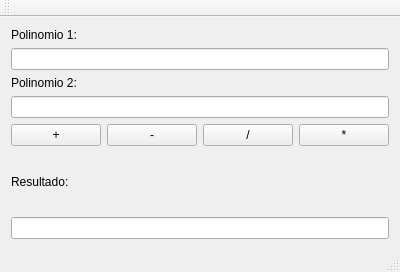
<?xml version="1.0" encoding="UTF-8"?>
<ui version="4.0">
 <class>Polinomios</class>
 <widget class="QMainWindow" name="Polinomios">
  <property name="geometry">
   <rect>
    <x>0</x>
    <y>0</y>
    <width>400</width>
    <height>272</height>
   </rect>
  </property>
  <property name="minimumSize">
   <size>
    <width>400</width>
    <height>272</height>
   </size>
  </property>
  <property name="maximumSize">
   <size>
    <width>400</width>
    <height>272</height>
   </size>
  </property>
  <property name="windowTitle">
   <string>Polinomios</string>
  </property>
  <widget class="QWidget" name="centralWidget">
   <layout class="QGridLayout" name="gridLayout">
    <item row="0" column="0">
     <layout class="QVBoxLayout" name="verticalLayout">
      <item>
       <widget class="QLabel" name="label">
        <property name="text">
         <string>Polinomio 1:</string>
        </property>
       </widget>
      </item>
      <item>
       <widget class="QLineEdit" name="_txtPol1"/>
      </item>
      <item>
       <widget class="QLabel" name="label_2">
        <property name="text">
         <string>Polinomio 2:</string>
        </property>
       </widget>
      </item>
      <item>
       <widget class="QLineEdit" name="_txtPol2"/>
      </item>
     </layout>
    </item>
    <item row="2" column="0">
     <layout class="QVBoxLayout" name="verticalLayout_2">
      <item>
       <widget class="QLabel" name="label_3">
        <property name="text">
         <string>Resultado:</string>
        </property>
       </widget>
      </item>
      <item>
       <widget class="QLineEdit" name="_txtRes">
        <property name="enabled">
         <bool>true</bool>
        </property>
       </widget>
      </item>
     </layout>
    </item>
    <item row="1" column="0">
     <layout class="QHBoxLayout" name="horizontalLayout">
      <item>
       <widget class="QPushButton" name="_cmdSuma">
        <property name="text">
         <string>+</string>
        </property>
       </widget>
      </item>
      <item>
       <widget class="QPushButton" name="_cmdResta">
        <property name="text">
         <string>-</string>
        </property>
       </widget>
      </item>
      <item>
       <widget class="QPushButton" name="_cmdDivsion">
        <property name="text">
         <string>/</string>
        </property>
       </widget>
      </item>
      <item>
       <widget class="QPushButton" name="_cmdMulti">
        <property name="text">
         <string>*</string>
        </property>
       </widget>
      </item>
     </layout>
    </item>
   </layout>
  </widget>
  <widget class="QMenuBar" name="menuBar">
   <property name="geometry">
    <rect>
     <x>0</x>
     <y>0</y>
     <width>400</width>
     <height>22</height>
    </rect>
   </property>
  </widget>
  <widget class="QToolBar" name="mainToolBar">
   <attribute name="toolBarArea">
    <enum>TopToolBarArea</enum>
   </attribute>
   <attribute name="toolBarBreak">
    <bool>false</bool>
   </attribute>
  </widget>
  <widget class="QStatusBar" name="statusBar"/>
 </widget>
 <layoutdefault spacing="6" margin="11"/>
 <resources/>
 <connections/>
</ui>
